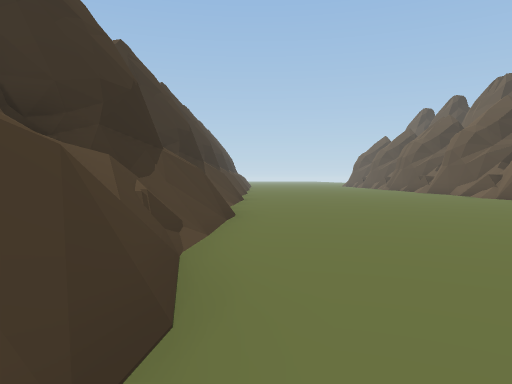
View 1 (above)

15 first-person views from a walk through a Unity game level. The camera is 1.2 m above the floor, tilts 2° down and sees 70° across. The floor is counted in squares, 2 m on a side. Each view is taken from the middle of a square. On the plan, view 1 faces up. The plan holds only what a view shows up to about 10 squares ahead; the rest is blank. The place goes on beyond the plan. The player is left out. Some animated figures are not drawn.

View 2
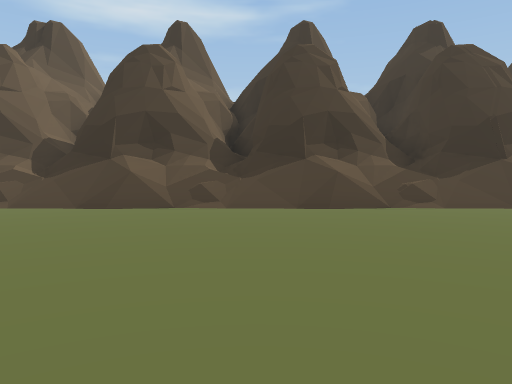

View 3
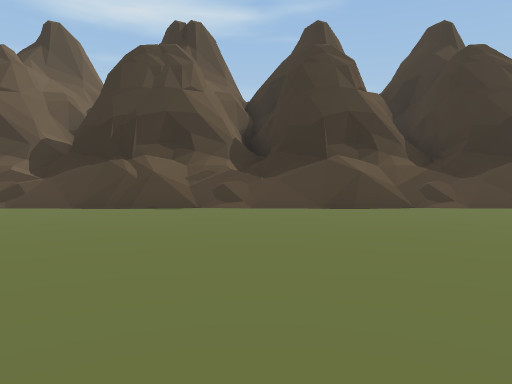

View 4
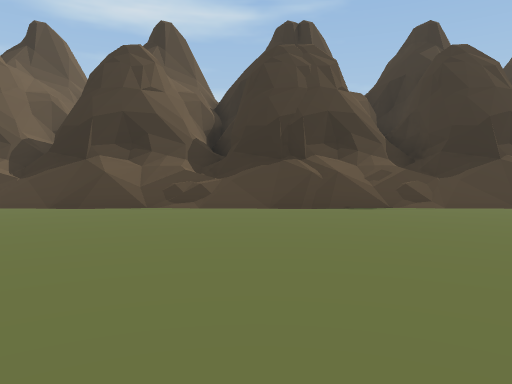

View 5
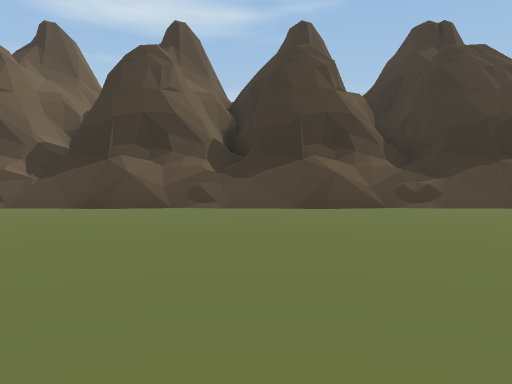

View 6
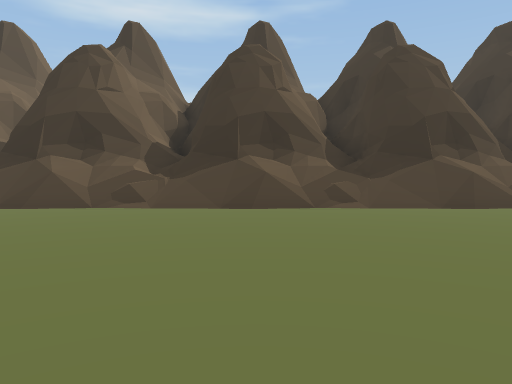

View 7
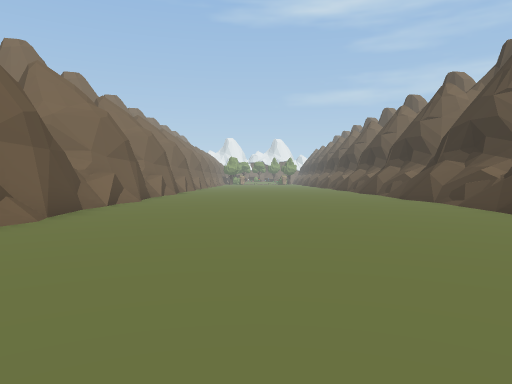

View 8
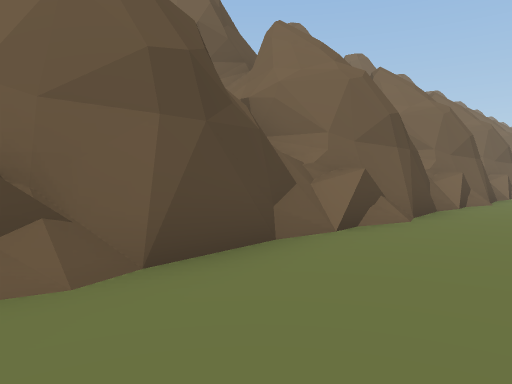

View 9
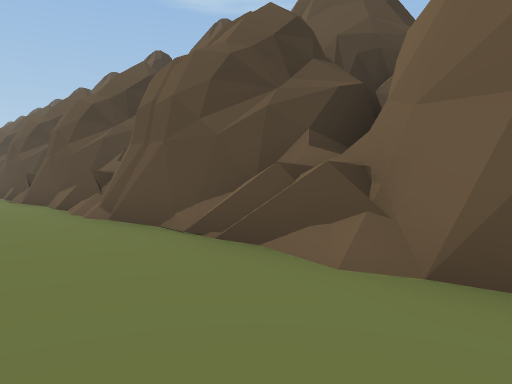

View 10
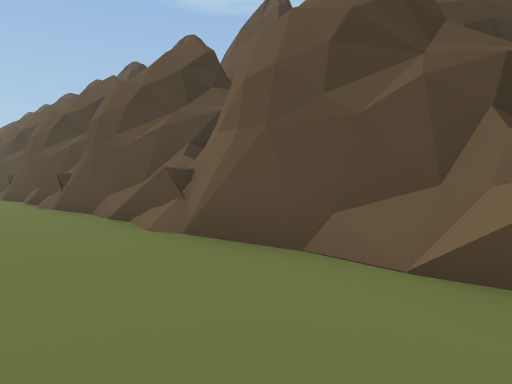

View 11
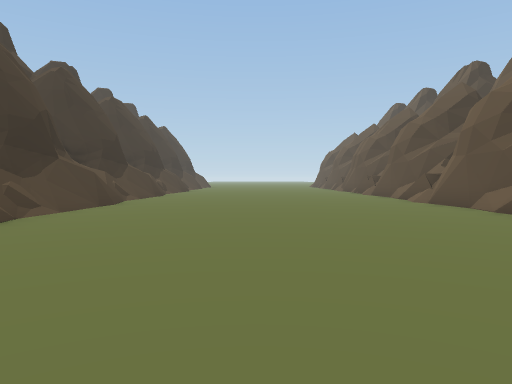

View 12
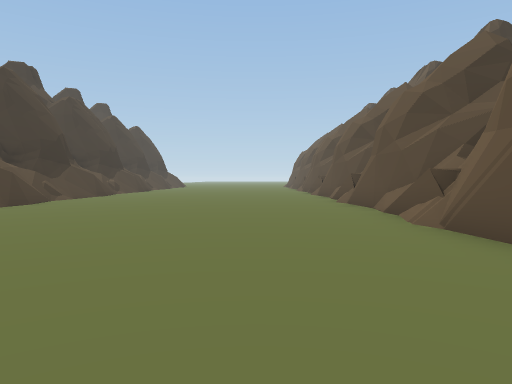

View 13
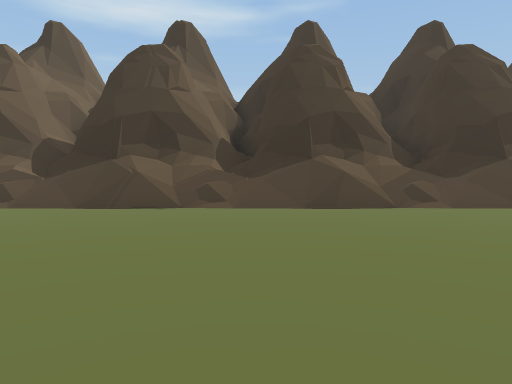

View 14
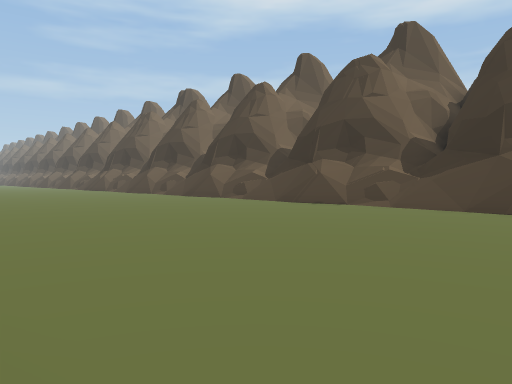

View 15
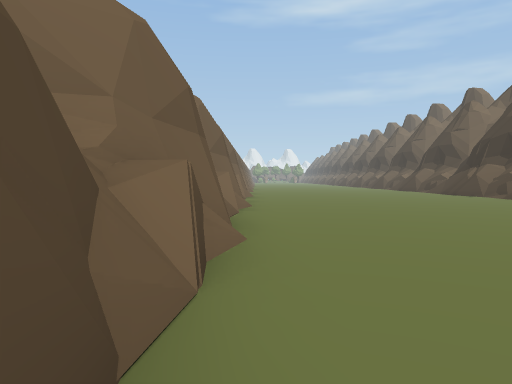

### Floor plan
Key: @ floor where view 1 was taken; # wall or solid block; . floor; / step, stairs or slope; = window, fence, low wall or low ledge.
Columns run from 4 left of view 1 to 9 right of it. Each row starts with its distance up from view 1.
 12  ##=........#
 11   #=........#
 10   #/........#
  9  ##/........##
  8 ###=........##
  7  ##=........#
  6  ##/........#
  5  ##/........##
  4  ##/........##
  3  ##=........##
  2   #=........##
  1   #/........#
  0  ##/@.......#
 -1  ##/........#
 -2  ##=........#
 -3  ##/........#
 -4  ##/........#
 -5  ##/........#
 -6  ##=........#
 -7   #=........#
 -8   #/........#
 -9  ##/........#
-10  ##/........##
-11  ##=........##
-12   #=........#
-13   #/........#
-14  ##/........#
-15  ##/........#
-16  ##=........##
-17   #/........#
-18   #/........#
-19  ##/........#
-20  ##=........##
-21   #=........##

Positions as (right, up) in squares from view 1, and headings:
1: (0, 0), facing up
2: (7, 0), facing left
3: (7, -5), facing left
4: (7, -9), facing left
5: (7, -14), facing left
6: (7, -17), facing left
7: (4, -11), facing down
8: (5, -11), facing down-right
9: (5, -13), facing up-right
10: (5, -6), facing up-right
11: (3, 2), facing up
12: (5, 2), facing up
13: (7, 9), facing left
14: (7, 12), facing down-left
15: (7, 6), facing down
